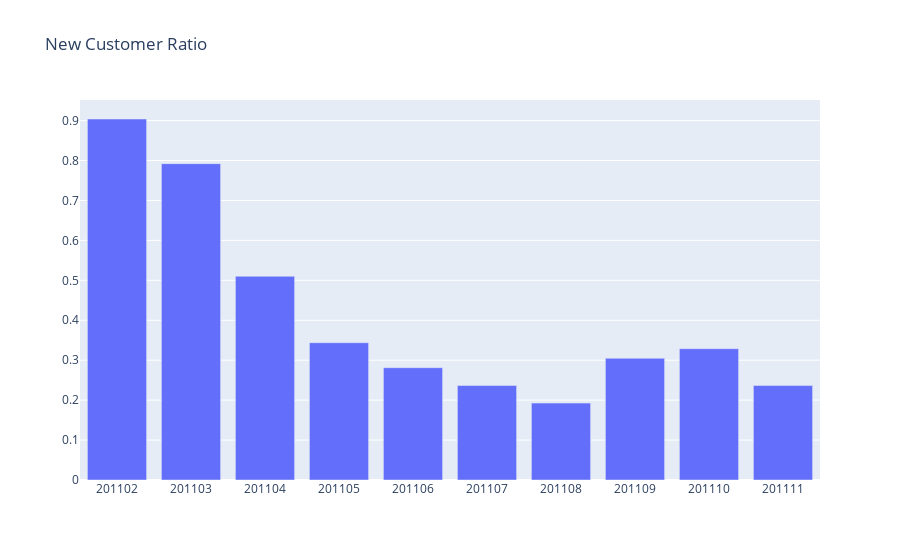

The cell this chart's notebook holds for it:
### Code cell
#Newusers Ratio

df_newuser_ratio = df_uk1.query("UserType == 'New'").groupby(['InvoiceYearMonth'])['CustomerID'].nunique()/df_uk1.query("UserType == 'Existing'").groupby(['InvoiceYearMonth'])['CustomerID'].nunique()
df_newuser_ratio= df_newuser_ratio.reset_index().dropna()
df_newuser_ratio.columns=['InvoiceYearMonth','NewUsersRatio']
print(df_newuser_ratio)

#plot
plot_data = [
    go.Bar(
        x=df_newuser_ratio.query("InvoiceYearMonth>201101 and InvoiceYearMonth<201112")['InvoiceYearMonth'],
        y=df_newuser_ratio.query("InvoiceYearMonth>201101 and InvoiceYearMonth<201112")['NewUsersRatio'],
    )
]

plot_layout = go.Layout(
        xaxis={"type": "category"},
        title='New Customer Ratio'
    )
fig = go.Figure(data=plot_data, layout=plot_layout)
py_off.iplot(fig)

### Figure 1 — Plotly figure (JSON) as saved in the notebook; plotly's stock layout.template omitted (floating-point values rounded to 4 significant figures)
{"data": [{"type": "bar", "x": [201102, 201103, 201104, 201105, 201106, 201107, 201108, 201109, 201110, 201111], "y": [0.904, 0.7922, 0.5102, 0.3438, 0.2812, 0.2366, 0.1926, 0.3049, 0.3289, 0.2364]}], "layout": {"title": {"text": "New Customer Ratio"}, "xaxis": {"type": "category"}}}
